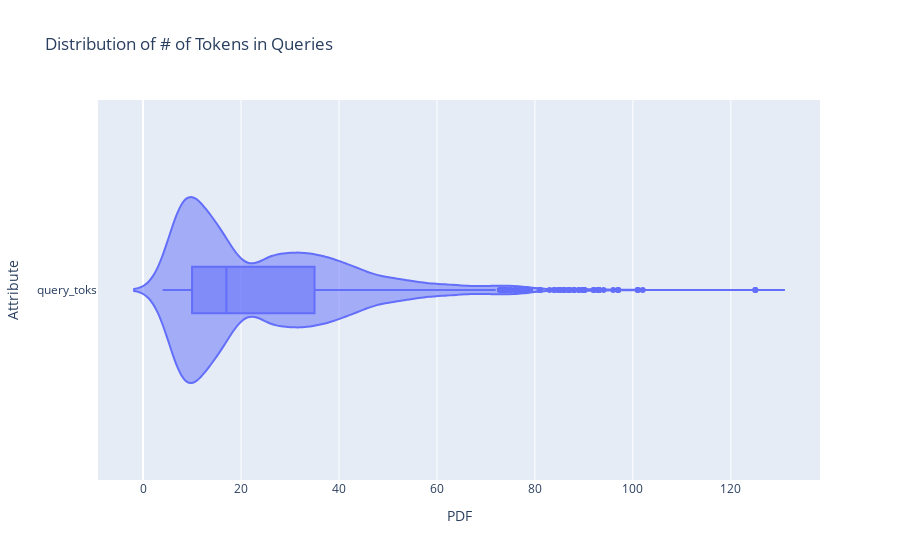

Here is the notebook cell this chart was saved with:
### Code cell
fig = px.violin(df['query_toks'].map(len), orientation='h', box=True, title='Distribution of # of Tokens in Queries')
fig.update_xaxes(title='PDF')
fig.update_yaxes(title='Attribute')

### Figure 1 — Plotly figure (JSON) as saved in the notebook; plotly's stock layout.template omitted (floating-point values rounded to 4 significant figures; data arrays with more than 128 entries replaced by an {"elided": "..."} marker saying what was removed)
{"data": [{"alignmentgroup": "True", "box": {"visible": true}, "hovertemplate": "value=%{x}<br>variable=%{y}<extra></extra>", "legendgroup": "", "marker": {"color": "#636efa"}, "name": "", "offsetgroup": "", "orientation": "h", "scalegroup": "True", "showlegend": false, "type": "violin", "x": {"elided": "9693 int values"}, "x0": " ", "xaxis": "x", "y": {"elided": "9693 str values"}, "y0": " ", "yaxis": "y"}], "layout": {"legend": {"tracegroupgap": 0}, "title": {"text": "Distribution of # of Tokens in Queries"}, "violinmode": "group", "xaxis": {"anchor": "y", "domain": [0, 1], "title": {"text": "PDF"}}, "yaxis": {"anchor": "x", "domain": [0, 1], "title": {"text": "Attribute"}}}}
